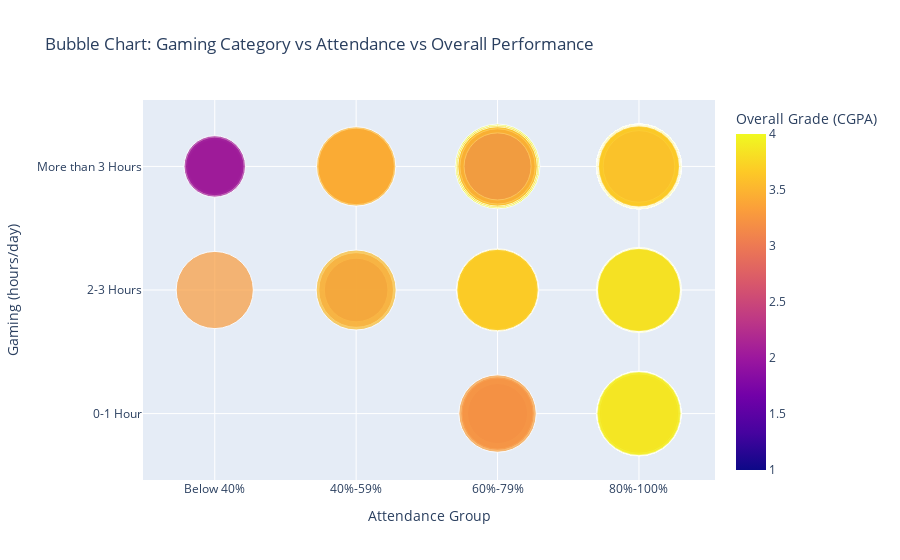

The cell this chart's notebook holds for it:
### Markdown cell above
**3.2.3 Argument 3 voor perspectief 2**

De bubble chart toont het verband tussen dagelijkse gametijd, schoolaanweziheid en cijfers (CGPA). Uit deze visualisatie blijkt duidelijk dat meer gamen samenhangt met lagere studieprestaties.

### Code cell
df = pd.read_csv("ResearchInformation3.csv")

# Filter relevante kolommen en verwijder missende waarden
df_clean = df[["Gaming", "Attendance", "Overall"]].dropna().copy()

# Omgekeerde logische volgorde voor 'Gaming' (hoogste bovenaan)
gaming_order = ["More than 3 Hours", "2-3 Hours", "0-1 Hour"]
df_clean = df_clean[df_clean["Gaming"].isin(gaming_order)]
df_clean["Gaming"] = pd.Categorical(df_clean["Gaming"], categories=gaming_order, ordered=True)

# Gewenste volgorde voor 'Attendance'
attendance_order = ["Below 40%", "40%-59%", "60%-79%", "80%-100%"]
df_clean = df_clean[df_clean["Attendance"].isin(attendance_order)]
df_clean["Attendance"] = pd.Categorical(df_clean["Attendance"], categories=attendance_order, ordered=True)

# Bubble chart aanmaken
fig = px.scatter(
    df_clean,
    x="Attendance",
    y="Gaming",
    size="Overall",
    color="Overall",
    title="Bubble Chart: Gaming Category vs Attendance vs Overall Performance",
    labels={
        "Attendance": "Attendance Group",
        "Gaming": "Gaming (hours/day)",
        "Overall": "Overall Grade (CGPA)"
    },
    category_orders={
        "Attendance": attendance_order,
        "Gaming": gaming_order
    },
    size_max=60,
    height= 600
)

fig.show()

### Figure 1 — Plotly figure (JSON) as saved in the notebook; plotly's stock layout.template omitted (floating-point values rounded to 4 significant figures; data arrays with more than 128 entries replaced by an {"elided": "..."} marker saying what was removed)
{"data": [{"hovertemplate": "Attendance Group=%{x}<br>Gaming (hours/day)=%{y}<br>Overall Grade (CGPA)=%{marker.color}<extra></extra>", "legendgroup": "", "marker": {"color": {"elided": "493 float values"}, "coloraxis": "coloraxis", "size": {"elided": "493 float values"}, "sizemode": "area", "sizeref": 0.001111, "symbol": "circle"}, "mode": "markers", "name": "", "orientation": "v", "showlegend": false, "type": "scatter", "x": {"elided": "493 str values"}, "xaxis": "x", "y": {"elided": "493 str values"}, "yaxis": "y"}], "layout": {"autosize": true, "coloraxis": {"colorbar": {"title": {"text": "Overall Grade (CGPA)"}}, "colorscale": [[0, "#0d0887"], [0.1111, "#46039f"], [0.2222, "#7201a8"], [0.3333, "#9c179e"], [0.4444, "#bd3786"], [0.5556, "#d8576b"], [0.6667, "#ed7953"], [0.7778, "#fb9f3a"], [0.8889, "#fdca26"], [1, "#f0f921"]]}, "legend": {"itemsizing": "constant", "tracegroupgap": 0}, "title": {"text": "Bubble Chart: Gaming Category vs Attendance vs Overall Performance"}, "xaxis": {"anchor": "y", "autorange": true, "categoryarray": ["Below 40%", "40%-59%", "60%-79%", "80%-100%"], "categoryorder": "array", "domain": [0, 1], "range": [-0.4155, 3.438], "title": {"text": "Attendance Group"}, "type": "category"}, "yaxis": {"anchor": "x", "autorange": true, "categoryarray": ["0-1 Hour", "2-3 Hours", "More than 3 Hours"], "categoryorder": "array", "domain": [0, 1], "range": [-0.4834, 2.483], "title": {"text": "Gaming (hours/day)"}, "type": "category"}}}
